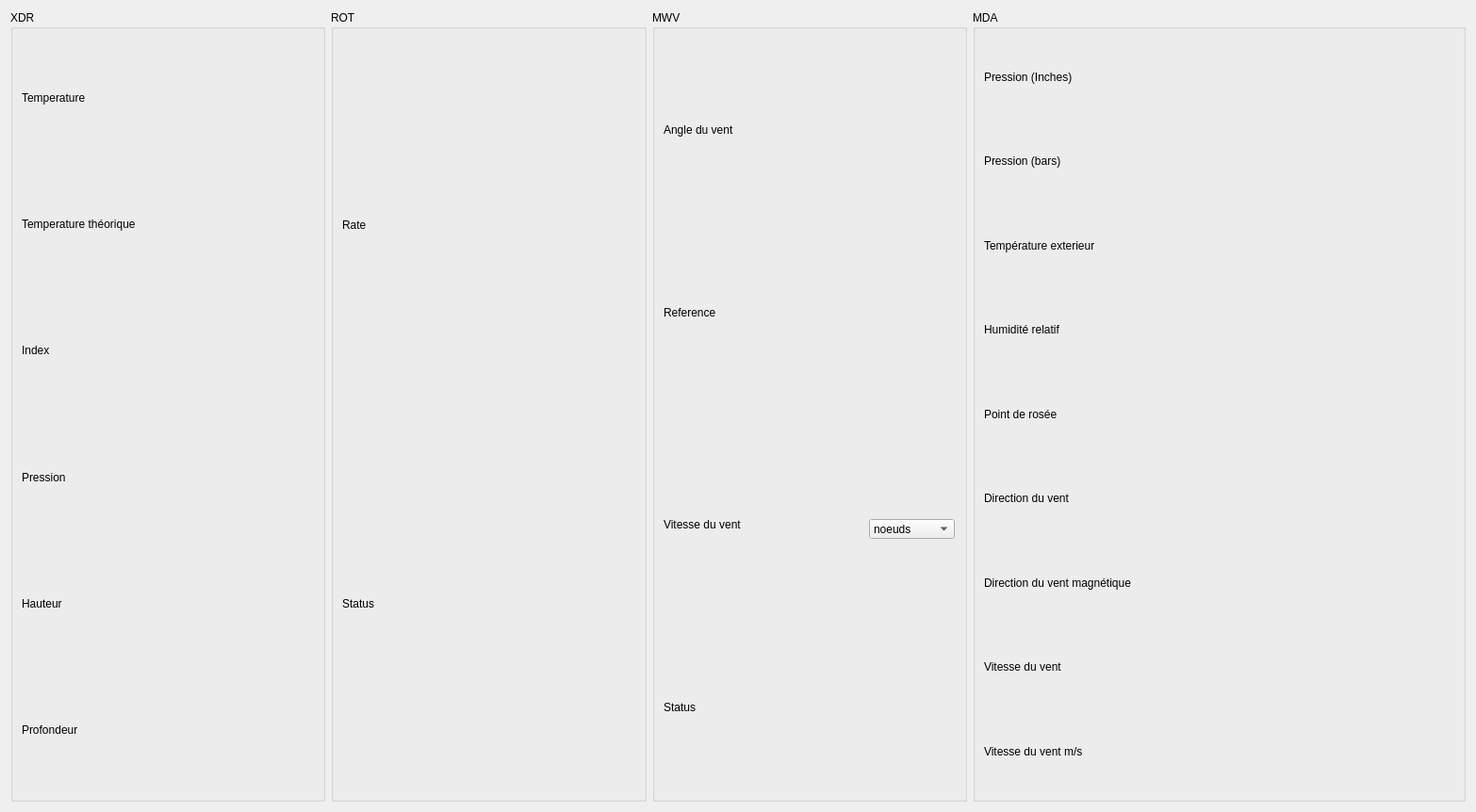
<?xml version="1.0" encoding="UTF-8"?>
<ui version="4.0">
 <class>information</class>
 <widget class="QDialog" name="information">
  <property name="geometry">
   <rect>
    <x>0</x>
    <y>0</y>
    <width>1566</width>
    <height>862</height>
   </rect>
  </property>
  <property name="windowTitle">
   <string>Dialog</string>
  </property>
  <layout class="QGridLayout" name="gridLayout">
   <item row="0" column="0">
    <widget class="QGroupBox" name="XDRGroup">
     <property name="title">
      <string>XDR</string>
     </property>
     <layout class="QVBoxLayout" name="verticalLayout">
      <item>
       <widget class="QLabel" name="XDRTemp">
        <property name="text">
         <string>Temperature</string>
        </property>
       </widget>
      </item>
      <item>
       <widget class="QLabel" name="XDRTempT">
        <property name="text">
         <string>Temperature théorique</string>
        </property>
       </widget>
      </item>
      <item>
       <widget class="QLabel" name="XDRIndex">
        <property name="text">
         <string>Index</string>
        </property>
       </widget>
      </item>
      <item>
       <widget class="QLabel" name="XDRPression">
        <property name="text">
         <string>Pression</string>
        </property>
       </widget>
      </item>
      <item>
       <widget class="QLabel" name="XDRPitch">
        <property name="text">
         <string>Hauteur</string>
        </property>
       </widget>
      </item>
      <item>
       <widget class="QLabel" name="XDRPRoll">
        <property name="text">
         <string>Profondeur</string>
        </property>
       </widget>
      </item>
     </layout>
    </widget>
   </item>
   <item row="0" column="1">
    <widget class="QGroupBox" name="RotBox">
     <property name="title">
      <string>ROT</string>
     </property>
     <layout class="QGridLayout" name="gridLayout_2">
      <item row="0" column="0">
       <widget class="QLabel" name="ROTRate">
        <property name="text">
         <string>Rate</string>
        </property>
       </widget>
      </item>
      <item row="1" column="0">
       <widget class="QLabel" name="ROTStatus">
        <property name="text">
         <string>Status</string>
        </property>
       </widget>
      </item>
     </layout>
    </widget>
   </item>
   <item row="0" column="2">
    <widget class="QGroupBox" name="MWVGroup">
     <property name="title">
      <string>MWV</string>
     </property>
     <widget class="QLabel" name="MWVWind">
      <property name="geometry">
       <rect>
        <x>12</x>
        <y>31</y>
        <width>491</width>
        <height>191</height>
       </rect>
      </property>
      <property name="text">
       <string>Angle du vent</string>
      </property>
     </widget>
     <widget class="QLabel" name="MWVReference">
      <property name="geometry">
       <rect>
        <x>12</x>
        <y>225</y>
        <width>491</width>
        <height>191</height>
       </rect>
      </property>
      <property name="text">
       <string>Reference</string>
      </property>
     </widget>
     <widget class="QLabel" name="MWVSpeed">
      <property name="geometry">
       <rect>
        <x>12</x>
        <y>450</y>
        <width>491</width>
        <height>191</height>
       </rect>
      </property>
      <property name="text">
       <string>Vitesse du vent</string>
      </property>
     </widget>
     <widget class="QLabel" name="MWVStatus">
      <property name="geometry">
       <rect>
        <x>12</x>
        <y>644</y>
        <width>491</width>
        <height>191</height>
       </rect>
      </property>
      <property name="text">
       <string>Status</string>
      </property>
     </widget>
     <widget class="QComboBox" name="comboBox">
      <property name="geometry">
       <rect>
        <x>230</x>
        <y>540</y>
        <width>91</width>
        <height>21</height>
       </rect>
      </property>
      <item>
       <property name="text">
        <string>noeuds</string>
       </property>
      </item>
      <item>
       <property name="text">
        <string>km/h</string>
       </property>
      </item>
      <item>
       <property name="text">
        <string>m/s</string>
       </property>
      </item>
     </widget>
    </widget>
   </item>
   <item row="0" column="3">
    <widget class="QGroupBox" name="WIMDAGroup">
     <property name="minimumSize">
      <size>
       <width>523</width>
       <height>0</height>
      </size>
     </property>
     <property name="title">
      <string>MDA</string>
     </property>
     <layout class="QVBoxLayout" name="verticalLayout_2">
      <item>
       <widget class="QLabel" name="WIMDAPression">
        <property name="text">
         <string>Pression (Inches)</string>
        </property>
       </widget>
      </item>
      <item>
       <widget class="QLabel" name="WIMDAPressionB">
        <property name="text">
         <string>Pression (bars)</string>
        </property>
       </widget>
      </item>
      <item>
       <widget class="QLabel" name="WIMDATemperature">
        <property name="text">
         <string>Température exterieur</string>
        </property>
       </widget>
      </item>
      <item>
       <widget class="QLabel" name="WIMDAHumide">
        <property name="text">
         <string>Humidité relatif</string>
        </property>
       </widget>
      </item>
      <item>
       <widget class="QLabel" name="WIMDAPDR">
        <property name="text">
         <string>Point de rosée</string>
        </property>
       </widget>
      </item>
      <item>
       <widget class="QLabel" name="WIMDAVent">
        <property name="text">
         <string>Direction du vent</string>
        </property>
       </widget>
      </item>
      <item>
       <widget class="QLabel" name="WIMDADirection">
        <property name="text">
         <string>Direction du vent magnétique</string>
        </property>
       </widget>
      </item>
      <item>
       <widget class="QLabel" name="WIMDAVitesse">
        <property name="text">
         <string>Vitesse du vent</string>
        </property>
       </widget>
      </item>
      <item>
       <widget class="QLabel" name="WIMDAVitesseVENT">
        <property name="text">
         <string>Vitesse du vent m/s</string>
        </property>
       </widget>
      </item>
     </layout>
    </widget>
   </item>
  </layout>
 </widget>
 <resources/>
 <connections/>
</ui>
